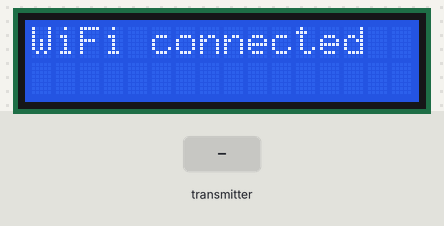
The sketch below on a simulated ESP32. On the bench: 16×2 character LCD. The test bench sets the inputs (shaded band). WiFi joins after 1.5 s; servers stay silent unless stated; what the sketch prints to the serial monitor is not drawn.

Above: at 2.7 s.
2.8 s: the transmitter starts sending temperature = 0
At 4.0 s:
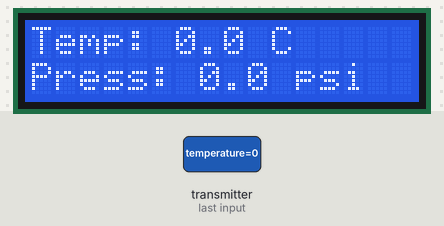
4.3 s: the transmitter starts sending pressure = 1
At 5.3 s:
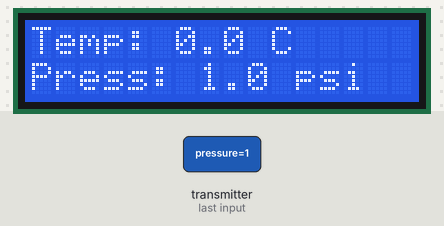
5.8 s: the transmitter starts sending temperature = 25
At 6.5 s:
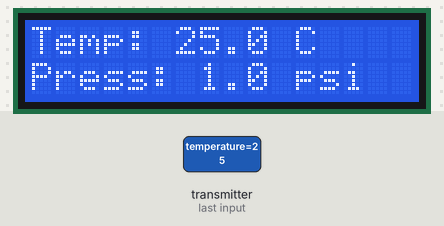
7.3 s: the transmitter starts sending pressure = 0
At 8.8 s:
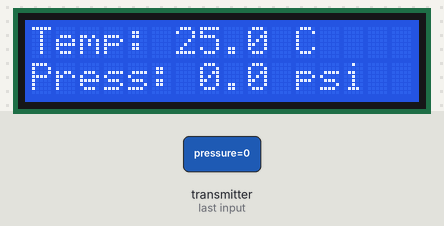
Timing chart, 0 to 9.8 s (numbered marks = the images above; inputs shaded):
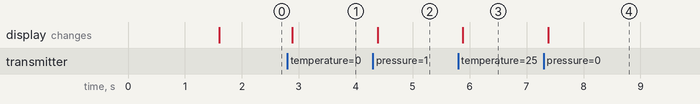

The sketch:

Receiver_LCD.ino
```cpp
#include <WiFi.h>
#include <esp_now.h>
#include <Wire.h>
#include <LiquidCrystal_I2C.h>

// Wi-Fi credentials
char ssid[] = "AMITH_2.4G";
char password[] = "Amith@1212";

// Initialize LCD with I2C address, number of columns, and rows
LiquidCrystal_I2C lcd(0x27, 16, 2); // Adjust I2C address if needed

// Structure to hold received sensor data
typedef struct {
    float temperature;
    float pressure;
    float altitude;
} SensorData;

SensorData receivedData;

// Callback function for ESP-NOW data reception
void onDataRecv(const esp_now_recv_info_t* info, const uint8_t* incomingData, int len) {
    if (len != sizeof(SensorData)) {
        Serial.println("Error: Received data length mismatch.");
        return;
    }

    // Copy the received data into the structure
    memcpy(&receivedData, incomingData, sizeof(receivedData));

    // Print received data and Wi-Fi details to Serial Monitor
    Serial.println("Received Data:");
    Serial.printf("Temperature: %.2f °C\n", receivedData.temperature);
    Serial.printf("Pressure: %.2f psi\n", receivedData.pressure);
    Serial.printf("Altitude: %.2f m\n", receivedData.altitude);

    // Print sender MAC address
    char macStr[18];
    snprintf(macStr, sizeof(macStr), "%02X:%02X:%02X:%02X:%02X:%02X",
             info->src_addr[0], info->src_addr[1], info->src_addr[2],
             info->src_addr[3], info->src_addr[4], info->src_addr[5]);
    Serial.printf("Sender MAC: %s\n", macStr);

    // Print signal strength (RSSI)
    Serial.printf("Signal Strength (RSSI): %d dBm\n", WiFi.RSSI());

    // Display received data on the LCD
    lcd.clear();
    lcd.setCursor(0, 0);
    lcd.print("Temp: ");
    lcd.print(receivedData.temperature, 1); // Display temperature (1 decimal)
    lcd.print(" C");

    lcd.setCursor(0, 1);
    lcd.print("Press: ");
    lcd.print(receivedData.pressure, 1); // Display pressure (1 decimal)
    lcd.print(" psi");
}

void setup() {
    // Initialize Serial Monitor
    Serial.begin(115200);

    // Initialize LCD
    lcd.init();
    lcd.backlight();
    lcd.print("Connecting WiFi...");

    // Connect to Wi-Fi network
    WiFi.begin(ssid, password);
    while (WiFi.status() != WL_CONNECTED) {
        delay(500);
        Serial.print(".");
    }
    Serial.println("\nWiFi connected!");
    Serial.print("IP Address: ");
    Serial.println(WiFi.localIP());

    // Display Wi-Fi status on LCD
    lcd.clear();
    lcd.print("WiFi connected");

    // Initialize ESP-NOW
    if (esp_now_init() != ESP_OK) {
        Serial.println("ESP-NOW initialization failed!");
        lcd.clear();
        lcd.print("ESP-NOW failed");
        while (true); // Stop if initialization fails
    }

    // Register the callback function for ESP-NOW
    esp_now_register_recv_cb(onDataRecv);
    Serial.println("Receiver ready");
}

void loop() {
    // Nothing to do here; ESP-NOW works asynchronously
}
```

Measured:
- after the input at 2.8 s, the display: changes after 0.08 s (image 1)
- after the input at 4.3 s, the display: changes after 0.08 s (image 2)
- after the input at 5.8 s, the display: changes after 0.08 s (image 3)
- after the input at 7.3 s, the display: changes after 0.08 s (image 4)
